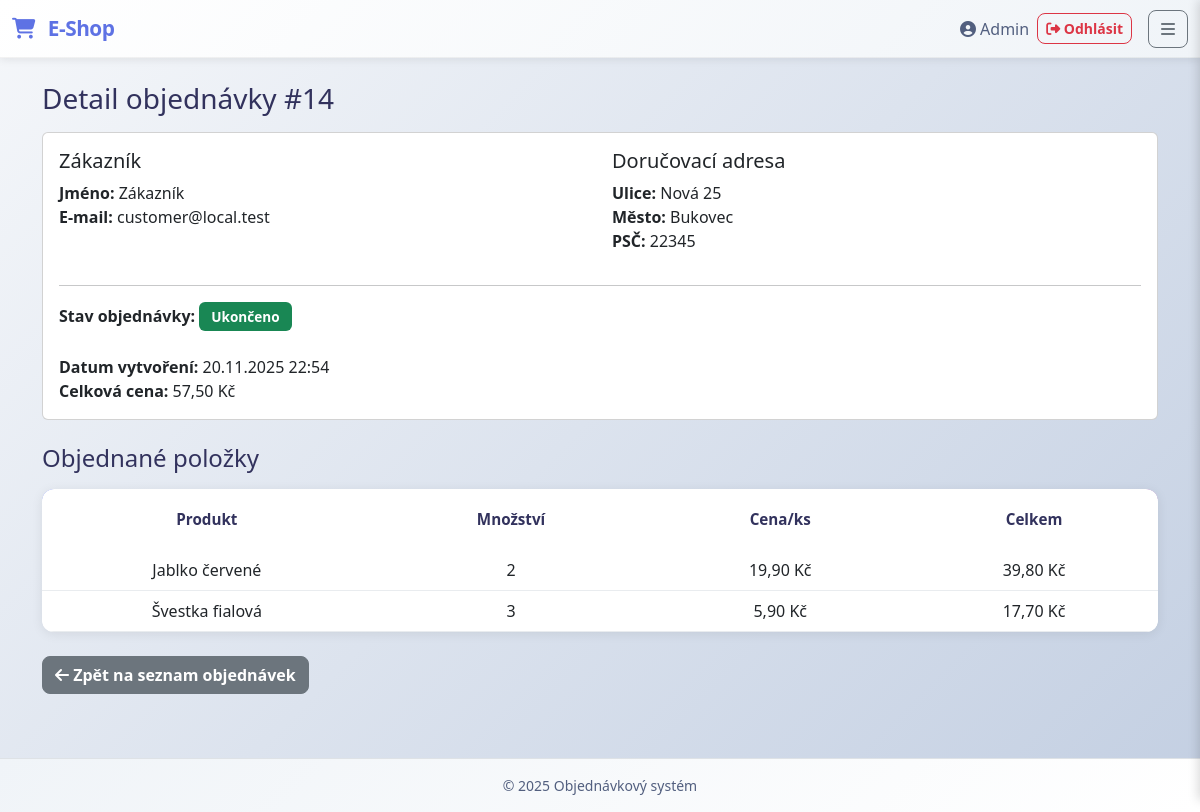
Page /public/index.php?action=order_detail&id=14 (signed in) on the committed database.
### tables this page shows
CREATE TABLE `orders` (
  `id` int(11) NOT NULL,
  `customer_id` int(11) NOT NULL,
  `status` varchar(50) NOT NULL DEFAULT 'pending',
  `note` text DEFAULT NULL,
  `total_cents` int(11) NOT NULL,
  `created_at` timestamp NOT NULL DEFAULT current_timestamp(),
  `street` varchar(255) NOT NULL,
  `city` varchar(100) NOT NULL,
  `zip` varchar(10) NOT NULL
);

CREATE TABLE `users` (
  `id` int(11) NOT NULL,
  `email` varchar(255) NOT NULL,
  `password_hash` varchar(255) NOT NULL,
  `name` varchar(120) NOT NULL,
  `is_active` tinyint(1) NOT NULL DEFAULT 1,
  `is_approved` tinyint(1) NOT NULL DEFAULT 1,
  `created_at` timestamp NOT NULL DEFAULT current_timestamp()
);

CREATE TABLE `order_item` (
  `order_id` int(11) NOT NULL,
  `product_id` int(11) NOT NULL,
  `quantity` int(11) NOT NULL,
  `unit_price_cents` int(11) NOT NULL
);

CREATE TABLE `products` (
  `id` int(11) NOT NULL,
  `name` varchar(160) NOT NULL,
  `description` text DEFAULT NULL,
  `price_cents` int(11) NOT NULL,
  `stock` int(11) NOT NULL DEFAULT 0,
  `image_path` varchar(255) DEFAULT NULL,
  `supplier_id` int(11) NOT NULL,
  `is_active` tinyint(1) DEFAULT 1,
  `created_at` timestamp NOT NULL DEFAULT current_timestamp()
);

### app/Models/OrderModel.php (called while the page is built, shortened)
<?php
class OrderModel {
    public static function getOrderItems(int $orderId): array {
        $db = Database::getInstance();
        $stmt = $db->prepare("
            SELECT oi.product_id, oi.quantity, oi.unit_price_cents, p.name
            FROM order_item oi
            JOIN products p ON oi.product_id = p.id
            WHERE oi.order_id = ?
        ");
        $stmt->execute([$orderId]);
        return $stmt->fetchAll(\PDO::FETCH_ASSOC);
    }
    public static function getOrderWithCustomer(int $orderId): ?array {
        $db = Database::getInstance();
        $stmt = $db->prepare("
            SELECT o.*, u.name as customer_name, u.email as customer_email
            FROM orders o
            JOIN users u ON u.id = o.customer_id
            WHERE o.id = ?
            LIMIT 1
        ");
        $stmt->execute([$orderId]);
        $row = $stmt->fetch(\PDO::FETCH_ASSOC);
        return $row ?: null;
    }
}

### app/Controllers/OrderController.php (called while the page is built, shortened)
<?php
class OrderController {
    public function getOrderItems(int $orderId): array {
        return OrderModel::getOrderItems($orderId);
    }
    public function getOrderWithCustomer(int $orderId): ?array {
        return OrderModel::getOrderWithCustomer($orderId);
    }
}

### app/Views/order_detail_view.php (the view, shortened to what this page needs)
<?php require __DIR__ . '/partials/header.php'; ?>
<h1 class="h3 mb-3">Detail objednávky #<?= htmlspecialchars($_GET['id'] ?? '') ?></h1>
<?php if (!empty($order)): ?>
    <div class="card mb-4">
        <div class="card-body">
            <div class="row">
                <div class="col-md-6">
                    <h5 class="card-title">Zákazník</h5>
                    <p>
                        <strong>Jméno:</strong> <?= htmlspecialchars($order['customer_name']) ?><br>
                        <strong>E-mail:</strong> <?= htmlspecialchars($order['customer_email']) ?>
                    </p>
                </div>
                <div class="col-md-6">
                    <h5 class="card-title">Doručovací adresa</h5>
                    <p>
                        <strong>Ulice:</strong> <?= htmlspecialchars($order['street']) ?><br>
                        <strong>Město:</strong> <?= htmlspecialchars($order['city']) ?><br>
                        <strong>PSČ:</strong> <?= htmlspecialchars($order['zip']) ?>
                    </p>
                </div>
            </div>
            <hr>
            <div class="row">
                <div class="col-12">
                    <strong>Stav objednávky:</strong>
                    <?php
                    switch ($order['status']) {
                        case 'delivered':
                            echo '<span class="badge bg-success">Ukončeno</span>';
                            break;
                    }
                    ?>
                    <br><br>
                    <strong>Datum vytvoření:</strong> <?= date('d.m.Y H:i', strtotime($order['created_at'])) ?><br>
                    <strong>Celková cena:</strong> <?= number_format($order['total_cents'] / 100, 2, ',', ' ') ?> Kč
                </div>
            </div>
        </div>
    </div>
<?php endif; ?>
<?php if (!empty($items)): ?>
    <h4 class="mb-3">Objednané položky</h4>
    <div class="table-responsive cart-table-wrapper mb-4">
        <table class="table cart-table align-middle">
            <thead>
            <tr>
                <th class="text-center">Produkt</th>
                <th class="text-center">Množství</th>
                <th class="text-center">Cena/ks</th>
                <th class="text-center">Celkem</th>
            </tr>
            </thead>
            <tbody>
            <?php foreach ($items as $item): ?>
                <tr>
                    <td class="text-center"><?= htmlspecialchars($item['name']) ?></td>
                    <td class="text-center"><?= (int)$item['quantity'] ?></td>
                    <td class="text-center"><?= number_format($item['unit_price_cents'] / 100, 2, ',', ' ') ?> Kč</td>
                    <td class="text-center"><?= number_format(($item['unit_price_cents'] * $item['quantity']) / 100, 2, ',', ' ') ?> Kč</td>
                </tr>
            <?php endforeach; ?>
            </tbody>
        </table>
    </div>
<?php else: ?>
    <p>Tato objednávka neobsahuje žádné položky.</p>
<?php endif; ?>
<p class="mt-3">
    <a href="index.php?action=orders" class="btn btn-secondary"><i class="fas fa-arrow-left"></i> Zpět na seznam objednávek</a>
</p>
<?php require __DIR__ . '/partials/footer.php'; ?>

### public/css/app.css (style rules this page uses)
body { font-family: 'Segoe UI', -apple-system, BlinkMacSystemFont, 'Roboto', 'Oxygen', sans-serif; background: linear-gradient(135deg, #f5f7fa 0%, #c3cfe2 100%); color: var(--dark-gray); display: flex; flex-direction: column; min-height: 100vh; }
.btn { font-weight: 600; border-radius: 0.5rem; transition: all 0.3s ease; }
.table-responsive { overflow-x: auto; -webkit-overflow-scrolling: touch; border-radius: 0.5rem; }
.table { margin-bottom: 0; }
.table thead { background-color: var(--light-gray); }
.table th { font-weight: 600; color: var(--dark-gray); border-color: var(--border-gray); }
.badge { padding: 0.5rem 0.75rem; font-weight: 600; font-size: 0.85rem; }
.table { background: #ffffff; border-radius: 10px; overflow: hidden; box-shadow: 0 2px 10px rgba(0, 0, 0, 0.08); min-width: 1100px; width: 100%; }
.table thead { background: linear-gradient(135deg, #667eea 0%, #764ba2 100%); color: white; font-weight: 600; }
.table tbody tr { border-bottom: 1px solid var(--border-gray); transition: background 0.2s ease; }
.table-responsive { border-radius: 10px; overflow: hidden; }
.cart-table-wrapper { border-radius: 12px; overflow: hidden; box-shadow: 0 2px 12px rgba(0, 0, 0, 0.08); overflow-x: auto; -webkit-overflow-scrolling: touch; }
.cart-table { background: white; margin-bottom: 0; min-width: 1100px; width: 100%; }
.cart-table thead { background: linear-gradient(135deg, #667eea 0%, #764ba2 100%); color: white; font-weight: 600; }
.cart-table thead th { border: none; padding: 1.2rem; font-size: 0.95rem; }
.cart-table tbody tr { border-bottom: 1px solid #e9ecef; transition: background 0.2s ease; }

### rows in the picture
orders: customer.name "Zákazník", customer.email "customer@local.test", street "Nová 25", city "Bukovec", zip "22345", created_at "20.11.2025 22:54", $order['total_cents']/100 "57,50"
order_item: product.name "Jablko červené", quantity "2", $item['unit_price_cents']/100 "19,90", ($item['unit_price_cents'] * $item['quantity']) / 100 "39,80"
order_item: product.name "Švestka fialová", quantity "3", $item['unit_price_cents']/100 "5,90", ($item['unit_price_cents'] * $item['quantity']) / 100 "17,70"

### other values in the picture
$_SESSION['user_name'] "Admin"
$_GET['id'] "14"
